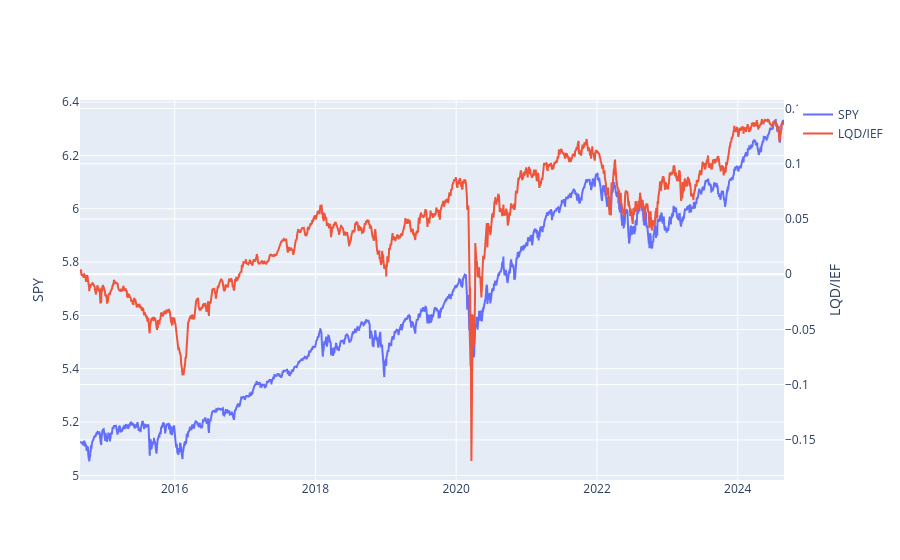

Write notebook code for a chart like this one.
### Code cell
plot_multi_time_series(
    [np.log(df_target["Close"]), np.log(df_ratio["Close"])],
    name_list=["SPY", "LQD/IEF"],
    yaxis_list=["y1", "y2"],
    yaxis_left=[True, False],
)

### Figure 1 — Plotly figure (JSON) as saved in the notebook; plotly's stock layout.template omitted (floating-point values rounded to 4 significant figures; data arrays with more than 128 entries replaced by an {"elided": "..."} marker saying what was removed)
{"data": [{"name": "SPY", "type": "scatter", "x": {"elided": "2517 str values"}, "y": {"elided": "2517 float values"}, "yaxis": "y"}, {"name": "LQD/IEF", "type": "scatter", "x": {"elided": "2517 str values"}, "y": {"elided": "2517 float values"}, "yaxis": "y2"}], "layout": {"autosize": true, "xaxis": {"autorange": true, "range": ["2014-08-28", "2024-08-28"], "type": "date"}, "yaxis": {"autorange": true, "range": [4.983, 6.408], "side": "left", "title": {"text": "SPY"}, "type": "linear"}, "yaxis2": {"anchor": "x", "autorange": true, "overlaying": "y", "range": [-0.1863, 0.1577], "side": "right", "title": {"text": "LQD/IEF"}, "type": "linear"}}}
